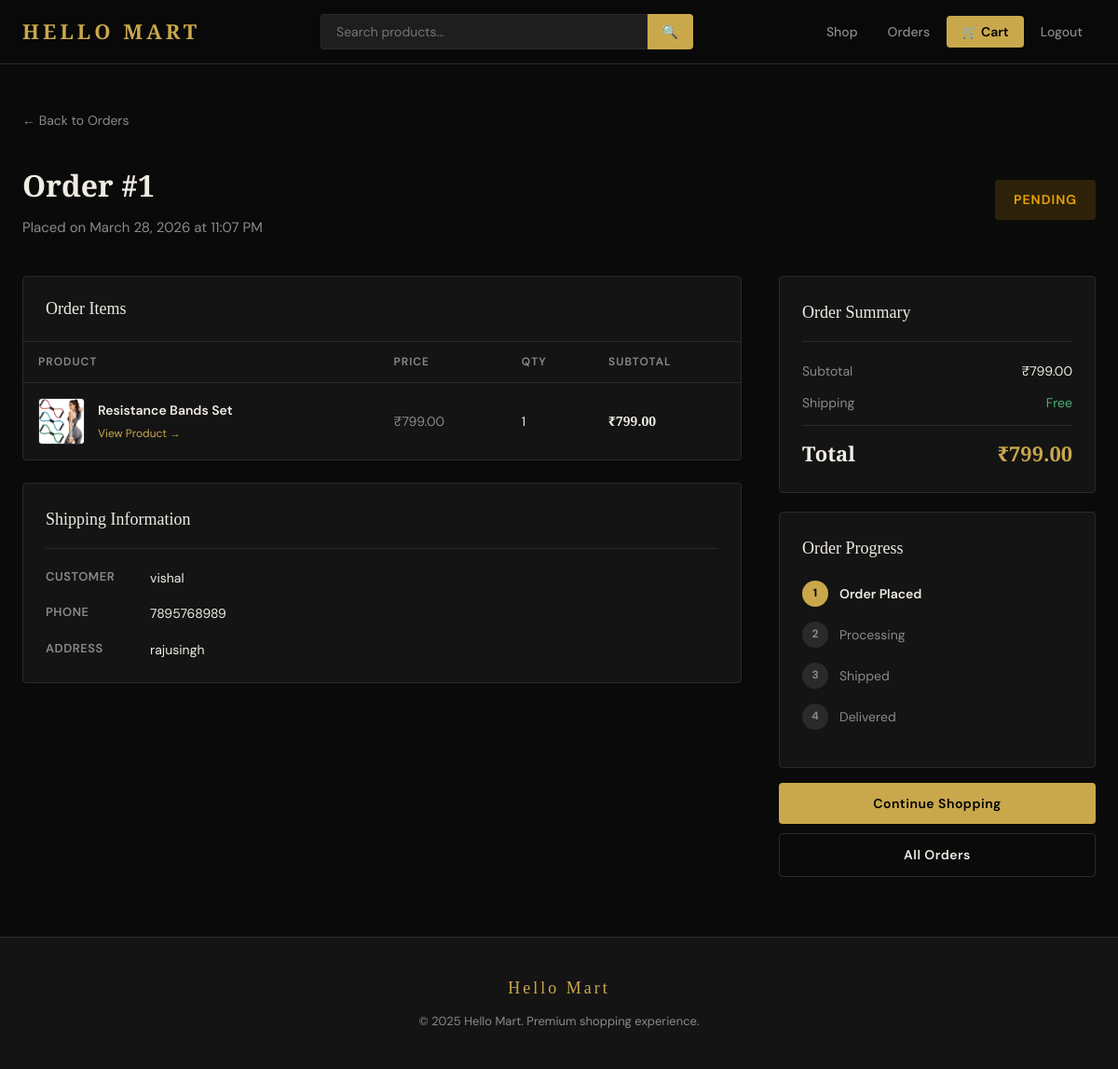
Page /orders/1/ (signed in) on the committed database.
### store/models.py (models this page shows, shortened)
class Order(models.Model):
    STATUS_CHOICES = [
        ('pending', 'Pending'),
        ('processing', 'Processing'),
        ('shipped', 'Shipped'),
        ('delivered', 'Delivered'),
        ('cancelled', 'Cancelled'),
    ]
    user = models.ForeignKey(User, on_delete=models.CASCADE, related_name='orders')
    status = models.CharField(max_length=20, choices=STATUS_CHOICES, default='pending')
    created_at = models.DateTimeField(auto_now_add=True)
    updated_at = models.DateTimeField(auto_now=True)
    shipping_address = models.TextField()
    phone = models.CharField(max_length=15)
    total_price = models.DecimalField(max_digits=10, decimal_places=2, default=0)
    notes = models.TextField(blank=True)
    class Meta:
        ordering = ['-created_at']

class OrderItem(models.Model):
    order = models.ForeignKey(Order, on_delete=models.CASCADE, related_name='items')
    product = models.ForeignKey(Product, on_delete=models.CASCADE)
    quantity = models.PositiveIntegerField(default=1)
    price = models.DecimalField(max_digits=10, decimal_places=2)
    @property
    def subtotal(self):
        return self.price * self.quantity

class Product(models.Model):
    category = models.ForeignKey(Category, on_delete=models.SET_NULL, null=True, related_name='products')
    name = models.CharField(max_length=300)
    slug = models.SlugField(unique=True)
    description = models.TextField()
    price = models.DecimalField(max_digits=10, decimal_places=2)
    stock = models.PositiveIntegerField(default=0)
    image = models.ImageField(upload_to='products/', blank=True, null=True)
    is_active = models.BooleanField(default=True)
    created_at = models.DateTimeField(auto_now_add=True)
    updated_at = models.DateTimeField(auto_now=True)
    class Meta:
        ordering = ['-created_at']

### store/views.py (the view)
# urls.py: path('orders/<int:order_id>/', views.order_detail, name='order_detail'),
@login_required
def order_detail(request, order_id):
    order = get_object_or_404(Order, pk=order_id, user=request.user)
    return render(request, 'store/order_detail.html', {'order': order})

### store/context_processors.py (called while the page is built)
def cart_count(request):
    count = 0
    if request.user.is_authenticated:
        try:
            cart = Cart.objects.get(user=request.user)
            count = cart.item_count
        except Cart.DoesNotExist:
            pass
    return {'cart_count': count}

### store/models.py (called while the page is built)
    @property
    def item_count(self):
        return sum(item.quantity for item in self.cart_items.all())

### store/templates/store/order_detail.html (shortened to what this page needs)
{% extends 'store/base.html' %}
{% block content %}
<div class="container" style="padding-top: 48px; padding-bottom: 64px;">
  <div style="margin-bottom: 32px;">
    <a href="{% url 'order_list' %}" style="color: #8a8a8a; text-decoration: none; font-size: 14px;">← Back to Orders</a>
  </div>
  <div style="display: flex; align-items: center; justify-content: space-between; flex-wrap: wrap; gap: 16px; margin-bottom: 40px;">
    <div>
      <h1 style="font-family: 'Playfair Display', serif; font-size: 32px; margin-bottom: 8px;">Order #{{ order.id }}</h1>
      <p style="color: #8a8a8a;">Placed on {{ order.created_at|date:"F d, Y \a\t g:i A" }}</p>
    </div>
    <span class="badge status-{{ order.status }}" style="padding: 10px 20px; border-radius: 4px; font-size: 14px; font-weight: 600; text-transform: uppercase; letter-spacing: 1px;">
      {{ order.get_status_display }}
    </span>
  </div>
  <div style="display: grid; grid-template-columns: 1fr 340px; gap: 40px; align-items: start;">
    <div>
      <div class="card" style="margin-bottom: 24px;">
        <div style="padding: 20px 24px; border-bottom: 1px solid #2a2a2a;">
          <div style="font-family: 'Playfair Display', serif; font-size: 18px;">Order Items</div>
        </div>
        <table>
          <thead>
            <tr>
              <th>Product</th>
              <th>Price</th>
              <th>Qty</th>
              <th>Subtotal</th>
            </tr>
          </thead>
          <tbody>
            {% for item in order.items.all %}
            <tr>
              <td>
                <div style="display: flex; align-items: center; gap: 14px;">
                  <div style="width: 50px; height: 50px; background: #1e1e1e; border: 1px solid #2a2a2a; border-radius: 4px; display: flex; align-items: center; justify-content: center; overflow: hidden; flex-shrink: 0;">
                    {% if item.product.image %}
                      <img src="{{ item.product.image.url }}" style="width: 100%; height: 100%; object-fit: cover;">
                    {% else %}
                      <span style="font-size: 20px;">🛍️</span>
                    {% endif %}
                  </div>
                  <div>
                    <div style="font-weight: 600; margin-bottom: 2px;">{{ item.product.name }}</div>
                    <a href="{% url 'product_detail' item.product.slug %}" style="font-size: 12px; color: #c9a84c; text-decoration: none;">View Product →</a>
                  </div>
                </div>
              </td>
              <td style="color: #8a8a8a;">₹{{ item.price }}</td>
              <td>{{ item.quantity }}</td>
              <td style="font-weight: 700; font-family: 'Playfair Display', serif;">₹{{ item.subtotal }}</td>
            </tr>
            {% endfor %}
          </tbody>
        </table>
      </div>
      <div class="card" style="padding: 24px;">
        <div style="font-family: 'Playfair Display', serif; font-size: 18px; margin-bottom: 20px; padding-bottom: 16px; border-bottom: 1px solid #2a2a2a;">
          Shipping Information
        </div>
        <div style="display: grid; gap: 16px;">
          <div style="display: flex; gap: 12px;">
            <span style="font-size: 13px; color: #8a8a8a; min-width: 100px; font-weight: 600; text-transform: uppercase; letter-spacing: 0.5px;">Customer</span>
            <span style="font-size: 14px;">{{ order.user.get_full_name|default:order.user.username }}</span>
          </div>
          <div style="display: flex; gap: 12px;">
            <span style="font-size: 13px; color: #8a8a8a; min-width: 100px; font-weight: 600; text-transform: uppercase; letter-spacing: 0.5px;">Phone</span>
            <span style="font-size: 14px;">{{ order.phone }}</span>
          </div>
          <div style="display: flex; gap: 12px;">
            <span style="font-size: 13px; color: #8a8a8a; min-width: 100px; font-weight: 600; text-transform: uppercase; letter-spacing: 0.5px;">Address</span>
            <span style="font-size: 14px; line-height: 1.6;">{{ order.shipping_address }}</span>
          </div>
        </div>
      </div>
    </div>
    <div>
      <div class="card" style="padding: 24px; margin-bottom: 20px;">
        <div style="font-family: 'Playfair Display', serif; font-size: 18px; margin-bottom: 20px; padding-bottom: 16px; border-bottom: 1px solid #2a2a2a;">
          Order Summary
        </div>
        <div style="display: flex; flex-direction: column; gap: 12px;">
          <div style="display: flex; justify-content: space-between; font-size: 14px;">
            <span style="color: #8a8a8a;">Subtotal</span>
            <span>₹{{ order.total_price }}</span>
          </div>
          <div style="display: flex; justify-content: space-between; font-size: 14px;">
            <span style="color: #8a8a8a;">Shipping</span>
            <span style="color: #4caf7a;">Free</span>
          </div>
          <div style="height: 1px; background: #2a2a2a;"></div>
          <div style="display: flex; justify-content: space-between; font-family: 'Playfair Display', serif; font-size: 22px; font-weight: 700;">
            <span>Total</span>
            <span style="color: #c9a84c;">₹{{ order.total_price }}</span>
          </div>
        </div>
      </div>
      <div class="card" style="padding: 24px;">
        <div style="font-family: 'Playfair Display', serif; font-size: 18px; margin-bottom: 20px;">Order Progress</div>
        <div style="display: flex; align-items: center; gap: 12px; margin-bottom: 16px;">
          <div style="width: 28px; height: 28px; border-radius: 50%; display: flex; align-items: center; justify-content: center; font-size: 12px; font-weight: 700; flex-shrink: 0; background: {% if order.status == 'pending' %}#c9a84c{% elif order.status == 'cancelled' %}#2a2a2a{% else %}#4caf7a{% endif %}; color: {% if order.status == 'pending' %}#000{% elif order.status == 'cancelled' %}#8a8a8a{% else %}#fff{% endif %};">
            {% if order.status in 'processing,shipped,delivered' %}✓{% else %}1{% endif %}
          </div>
          <div style="font-size: 14px; font-weight: {% if order.status == 'pending' %}600{% else %}400{% endif %}; color: {% if order.status == 'pending' %}#f0ece4{% else %}#8a8a8a{% endif %};">Order Placed</div>
        </div>
        <div style="display: flex; align-items: center; gap: 12px; margin-bottom: 16px;">
          <div style="width: 28px; height: 28px; border-radius: 50%; display: flex; align-items: center; justify-content: center; font-size: 12px; font-weight: 700; flex-shrink: 0; background: {% if order.status == 'processing' %}#c9a84c{% elif order.status in 'shipped,delivered' %}#4caf7a{% else %}#2a2a2a{% endif %}; color: {% if order.status == 'processing' %}#000{% elif order.status in 'shipped,delivered' %}#fff{% else %}#8a8a8a{% endif %};">
            {% if order.status in 'shipped,delivered' %}✓{% else %}2{% endif %}
          </div>
          <div style="font-size: 14px; font-weight: {% if order.status == 'processing' %}600{% else %}400{% endif %}; color: {% if order.status == 'processing' %}#f0ece4{% else %}#8a8a8a{% endif %};">Processing</div>
        </div>
        <div style="display: flex; align-items: center; gap: 12px; margin-bottom: 16px;">
          <div style="width: 28px; height: 28px; border-radius: 50%; display: flex; align-items: center; justify-content: center; font-size: 12px; font-weight: 700; flex-shrink: 0; background: {% if order.status == 'shipped' %}#c9a84c{% elif order.status == 'delivered' %}#4caf7a{% else %}#2a2a2a{% endif %}; color: {% if order.status == 'shipped' %}#000{% elif order.status == 'delivered' %}#fff{% else %}#8a8a8a{% endif %};">
            {% if order.status == 'delivered' %}✓{% else %}3{% endif %}
          </div>
          <div style="font-size: 14px; font-weight: {% if order.status == 'shipped' %}600{% else %}400{% endif %}; color: {% if order.status == 'shipped' %}#f0ece4{% else %}#8a8a8a{% endif %};">Shipped</div>
        </div>
        <div style="display: flex; align-items: center; gap: 12px; margin-bottom: 16px;">
          <div style="width: 28px; height: 28px; border-radius: 50%; display: flex; align-items: center; justify-content: center; font-size: 12px; font-weight: 700; flex-shrink: 0; background: {% if order.status == 'delivered' %}#4caf7a{% else %}#2a2a2a{% endif %}; color: {% if order.status == 'delivered' %}#fff{% else %}#8a8a8a{% endif %};">
            {% if order.status == 'delivered' %}✓{% else %}4{% endif %}
          </div>
          <div style="font-size: 14px; font-weight: {% if order.status == 'delivered' %}600{% else %}400{% endif %}; color: {% if order.status == 'delivered' %}#f0ece4{% else %}#8a8a8a{% endif %};">Delivered</div>
        </div>
      </div>
      <div style="margin-top: 16px; display: flex; flex-direction: column; gap: 10px;">
        <a href="{% url 'product_list' %}" class="btn btn-primary" style="justify-content: center; display: flex;">Continue Shopping</a>
        <a href="{% url 'order_list' %}" class="btn btn-outline" style="justify-content: center; display: flex;">All Orders</a>
      </div>
    </div>
  </div>
</div>
{% endblock %}

### store/templates/store/base.html (style rules this page uses)
:root { --bg: #0a0a0a; --surface: #141414; --surface2: #1e1e1e; --border: #2a2a2a; --gold: #c9a84c; --gold-light: #e8c97a; --text: #f0ece4; --text-muted: #8a8a8a; --accent: #c9a84c; --danger: #e05555; --success: #4caf7a; --radius: 4px; }
*, *::before, *::after { box-sizing: border-box; margin: 0; padding: 0; }
body { background: var(--bg); color: var(--text); font-family: 'DM Sans', sans-serif; font-size: 15px; line-height: 1.6; min-height: 100vh; display: flex; flex-direction: column; }
.container { max-width: 1280px; margin: 0 auto; padding: 0 24px; }
.btn { display: inline-flex; align-items: center; gap: 8px; padding: 11px 24px; font-family: inherit; font-size: 14px; font-weight: 600; border: none; border-radius: var(--radius); cursor: pointer; text-decoration: none; transition: all 0.2s; letter-spacing: 0.5px; }
.btn-primary { background: var(--gold); color: #000; }
.btn-outline { background: transparent; color: var(--text); border: 1px solid var(--border); }
.card { background: var(--surface); border: 1px solid var(--border); border-radius: var(--radius); overflow: hidden; transition: all 0.3s; }
.badge { font-size: 11px; padding: 3px 8px; border-radius: 2px; font-weight: 600; text-transform: uppercase; letter-spacing: 0.5px; }
table { width: 100%; border-collapse: collapse; }
th { text-align: left; font-size: 12px; font-weight: 600; text-transform: uppercase; letter-spacing: 1px; color: var(--text-muted); padding: 12px 16px; border-bottom: 1px solid var(--border); }
td { padding: 16px; border-bottom: 1px solid var(--border); font-size: 14px; }
tr:last-child td { border-bottom: none; }
.status-pending { background: rgba(240,165,0,0.15); color: #f0a500; }

### rows in the picture
Order: id "1", created_at "March 28, 2026 at 11:07 PM", status "PENDING", user.get_full_name "vishal", phone "7895768989", shipping_address "rajusingh", total_price "799.00"
OrderItem: product.image (picture), product.name "Resistance Bands Set", price "799.00", quantity "1", subtotal "799.00"
